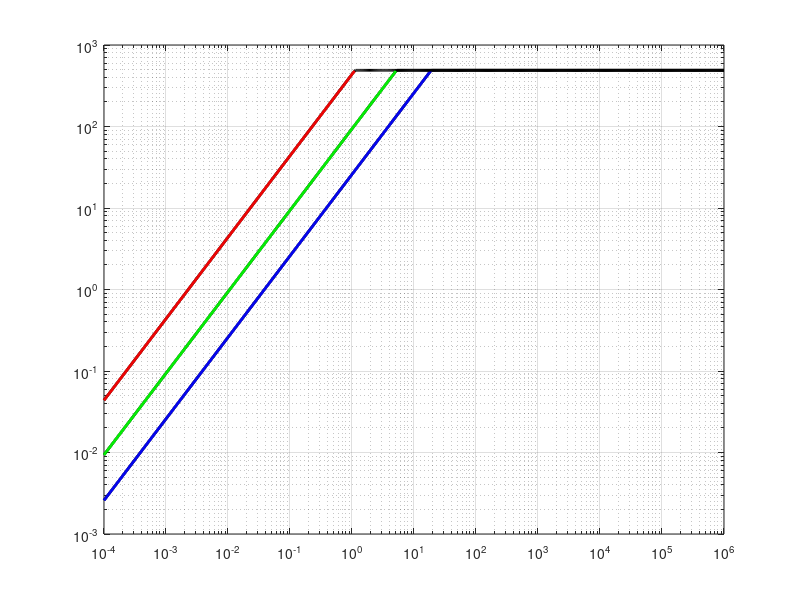

Write the MATLAB code that produced this figure.
l1=14*1e3/32; %B/s
l2=2.9968*1e3/32; %B/s
memBW=828/32;

peakiop=80*4*1*1.53;% ops
int_peakiop=80*4*1.38*0.5;
ldst_peakiop=80*4*1.38*0.25;


%ceilings L1
 c=1;
 cc=1;
 flag=0;
 x=logspace(-4,6,600);
 for i=1:length(x);
     if l1*x(i) < peakiop
         ceiling2(c)=l1*x(i);
         ceiling21(cc)=l1*x(i);
         newx2(cc)=x(i)
         cc=cc+1
     else
         ceiling2(c)=peakiop;
     end
     c=c+1
 end
 
 
 loglog(x,ceiling2,'k-','linewidth',2);
 hold on
 loglog(newx2,ceiling21,'r-','linewidth',2);
 hold on
 
 
 % ceilings HBM
 c=1;
 cc=1
 for i=1:length(x);
     if memBW*x(i) < peakiop;
         ceiling1(c)=memBW*x(i);
         ceiling12(cc)=memBW*x(i);
         newx1(cc)=x(i)
         cc=cc+1
     else
         ceiling1(c)=peakiop;
     end
     c=c+1;
 end
 
 
 loglog(x,ceiling1,'k-','linewidth',2);
 hold on
 loglog(newx1,ceiling12,'b-','linewidth',2);
 hold on
 
 
 %ceilings L2
 memBW=l2;
 c=1;
 cc=1;
 for i=1:length(x);
     if memBW*x(i) < peakiop
         ceiling4(c)=memBW*x(i);
         ceiling42(cc)=memBW*x(i);
         newx4(cc)=x(i)
         cc=cc+1
     else
         ceiling4(c)=peakiop;
     end
     c=c+1;
 end
 
 loglog(x,ceiling4,'k-','linewidth',2);
 hold on
 loglog(newx4,ceiling42,'g-','linewidth',2);
 hold on
 
 grid on
 
